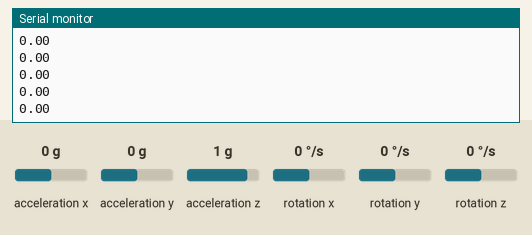
Recording of a sketch running on a simulated Arduino Nano 33 BLE. Shown: the last lines printed to the serial monitor. The inputs (shaded band) are chosen by the test bench; at power-on: acceleration y 0 g, acceleration x 0 g, acceleration z 1 g, rotation x 0 °/s, rotation y 0 °/s, rotation z 0 °/s.

Above: at 1.2 s.
1.3 s: acceleration y set to -1.4 g
At 2.4 s:
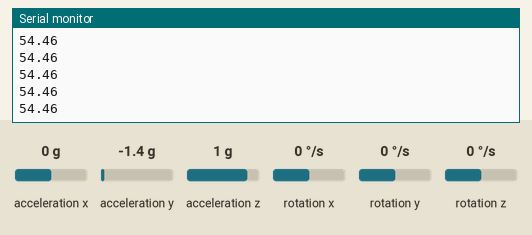
2.8 s: acceleration x set to -1.4 g
At 3.7 s:
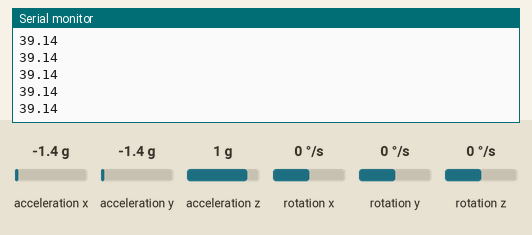
4.3 s: acceleration z set to -1.4 g
At 5.1 s:
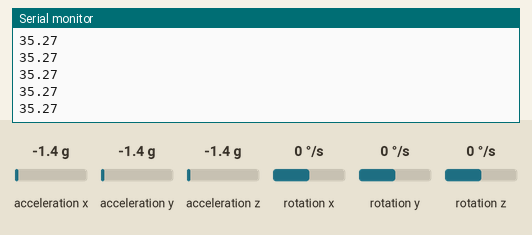
5.8 s: rotation x set to -192 °/s
Timing chart, 0 to 6.7 s (numbered marks = the images above; inputs shaded):
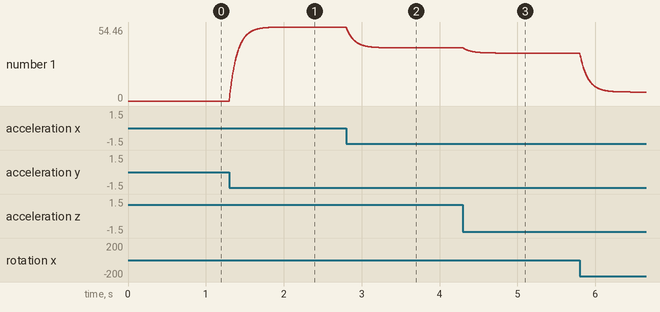

Measured:
- after the input at 1.3 s, the serial monitor: prints a new line at once (image 1)
- plotted number 1: 0 → 54.46 after the input at 1.3 s

The sketch:

only_gyro.ino
```cpp
#include <Arduino.h>
#include <Wire.h>

#include <Arduino_LSM9DS1.h>   // Use Arduino's built-in library

float Rate_Roll;
float Rate_callibration_roll;
float angle_x = 0;
int callibration_number;
float AccX, AccY, AccZ;
float AngleRoll;
float kalman_roll = 0, kalman_uncertainity_roll = 2*2;
float kalman_output[] = {0, 0};
unsigned long lastTime = 0;
float dt = 0.004;

void kalman1d(float kalman_state, float Kalman_uncertainity, float kalman_input, float kalman_measurement) {
  kalman_state = kalman_state + kalman_input * dt;
  Kalman_uncertainity = Kalman_uncertainity + dt * dt * 0.037;
  float kalman_gain = Kalman_uncertainity / (Kalman_uncertainity + dt * dt * 53);
  kalman_state = kalman_state + kalman_gain * (kalman_measurement - kalman_state);
  Kalman_uncertainity = (1 - kalman_gain) * Kalman_uncertainity;
  kalman_output[0] = kalman_state;
  kalman_output[1] = Kalman_uncertainity;
}

void setup() {
  Serial.begin(115200);

  if (!IMU.begin()) {
    while (1);
  }
}

void loop() {
  float ax, ay, az;
  float gx, gy, gz;

  if (IMU.accelerationAvailable()) {
    IMU.readAcceleration(ax, ay, az);
  }
  if (IMU.gyroscopeAvailable()) {
    IMU.readGyroscope(gx, gy, gz);
  }

  // Convert accel to roll angle
  float theta = atan2(-ay, sqrt(ax * ax + az * az)) * 180 / PI;

  // Gyro X in degrees/sec
  float gx_dps = gx;   // Already in dps with Arduino_LSM9DS1
  angle_x += gx_dps * dt;

  // Kalman filter
  kalman1d(kalman_roll, kalman_uncertainity_roll, gx_dps, theta);
  kalman_roll = kalman_output[0];
  kalman_uncertainity_roll = kalman_output[1];

  Serial.println(kalman_roll);

}
```
